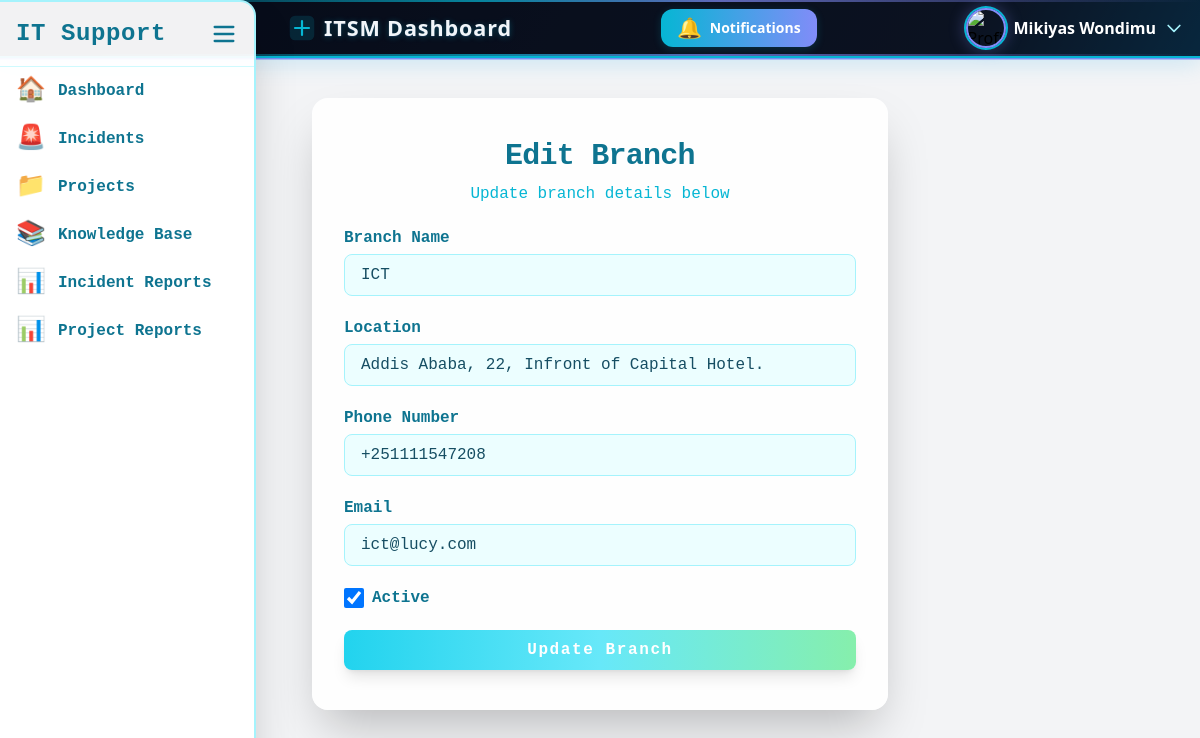
The page /admin/edit_branch.php?id=56 (signed in) on the database as committed earlier.
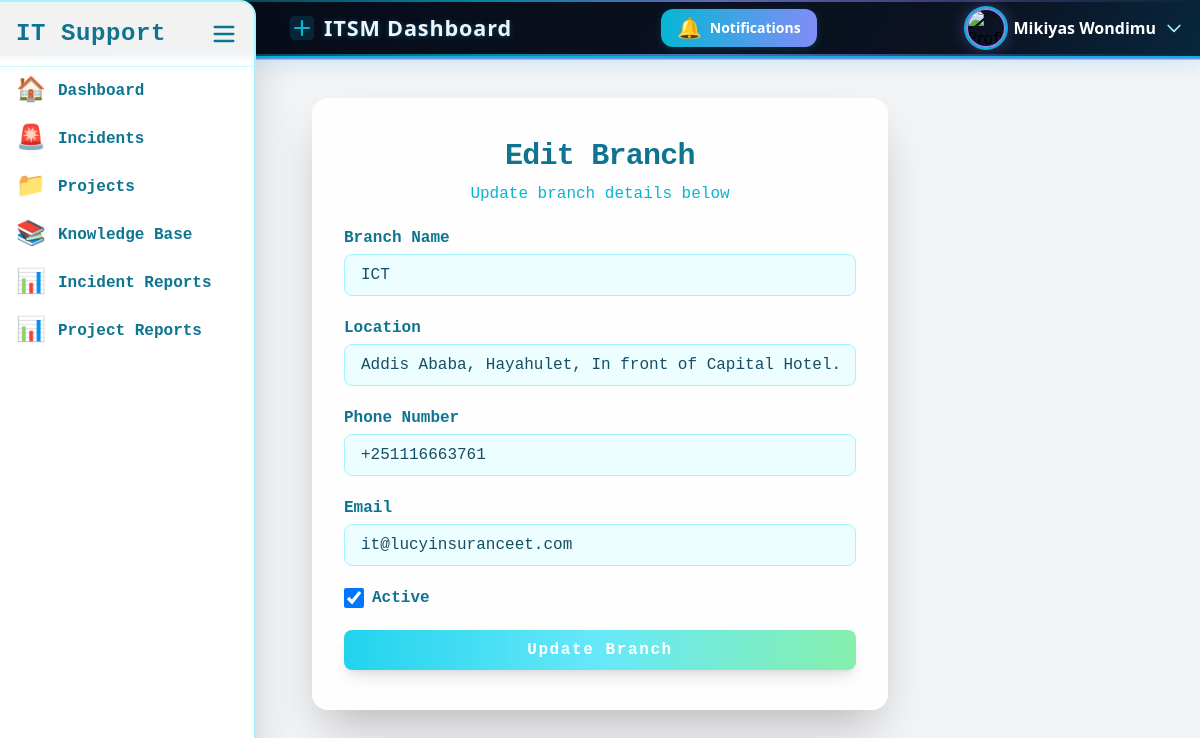
The same page on the database as committed later.
### tables this page shows
CREATE TABLE `branches` (
  `id` int(11) NOT NULL,
  `name` varchar(100) NOT NULL,
  `phone` varchar(100) DEFAULT NULL,
  `email` varchar(100) DEFAULT NULL,
  `location` varchar(255) DEFAULT NULL,
  `created_at` timestamp NOT NULL DEFAULT current_timestamp(),
  `is_active` tinyint(1) NOT NULL DEFAULT 1
);

### admin/edit_branch.php (the view, shortened to what this page needs)
<?php
require_once '../config/db.php';
$id = $_GET['id'] ?? null;
$stmt = $pdo->prepare("SELECT * FROM branches WHERE id = ?");
$stmt->execute([$id]);
$branch = $stmt->fetch();
?>
<!DOCTYPE html>
<html>
<head><title>Edit Branch</title><script src="https://cdn.tailwindcss.com"></script></head>
<body class="bg-gray-100">
<?php include '../includes/sidebar.php'; ?>
    <?php include '../header.php'; ?>
  <div class="max-w-xl mx-auto bg-white bg-opacity-95 rounded-2xl shadow-2xl px-8 py-10 mt-10 fade-in tech-border glow">
    <h2 class="text-3xl font-extrabold text-center text-cyan-700 mb-2 tracking-tight font-mono">Edit Branch</h2>
    <p class="text-center text-cyan-500 mb-4 font-mono">Update branch details below</p>
    <form action="handlers/update_branch.php" method="POST" class="space-y-5">
      <div>
        <label class="block text-cyan-700 font-semibold mb-1 font-mono" for="name">Branch Name</label>
        <input type="text" name="name" id="name" value="<?= htmlspecialchars($branch['name']) ?>" required
          class="w-full px-4 py-2 rounded-lg border border-cyan-200 bg-cyan-50 text-cyan-900 focus:ring-2 focus:ring-cyan-300 focus:outline-none transition duration-200 font-mono" />
      </div>
      <div>
        <label class="block text-cyan-700 font-semibold mb-1 font-mono" for="location">Location</label>
        <input type="text" name="location" id="location" value="<?= htmlspecialchars($branch['location']) ?>" required
          class="w-full px-4 py-2 rounded-lg border border-cyan-200 bg-cyan-50 text-cyan-900 focus:ring-2 focus:ring-green-200 focus:outline-none transition duration-200 font-mono" />
      </div>
      <div>
        <label class="block text-cyan-700 font-semibold mb-1 font-mono" for="phone">Phone Number</label>
        <input type="text" name="phone" id="phone" value="<?= htmlspecialchars($branch['phone'] ?? '') ?>" required
          class="w-full px-4 py-2 rounded-lg border border-cyan-200 bg-cyan-50 text-cyan-900 focus:ring-2 focus:ring-cyan-300 focus:outline-none transition duration-200 font-mono" />
      </div>
      <div>
        <label class="block text-cyan-700 font-semibold mb-1 font-mono" for="email">Email</label>
        <input type="email" name="email" id="email" value="<?= htmlspecialchars($branch['email'] ?? '') ?>" required
          class="w-full px-4 py-2 rounded-lg border border-cyan-200 bg-cyan-50 text-cyan-900 focus:ring-2 focus:ring-green-200 focus:outline-none transition duration-200 font-mono" />
      </div>
      <div class="flex items-center">
        <input type="checkbox" name="is_active" id="is_active" value="1" class="h-5 w-5 text-cyan-600 border-cyan-300 rounded focus:ring-cyan-400" <?= $branch['is_active'] ? 'checked' : '' ?>>
        <label for="is_active" class="ml-2 text-cyan-700 font-semibold font-mono select-none">Active</label>
      </div>
      <button type="submit"
        class="w-full py-2 px-4 bg-gradient-to-r from-cyan-400 via-cyan-300 to-green-300 hover:from-green-300 hover:to-cyan-400 text-white font-bold rounded-lg shadow-lg transform hover:scale-105 transition duration-300 font-mono tracking-widest">
        Update Branch
      </button>
    </form>
  </div>
</body>
</html>

Rows that differ between the two databases and show on the page:
changed branches "ICT": location "Addis Ababa, 22, Infront of Capital Hotel." → "Addis Ababa, Hayahulet, In front of Capital Hotel."; phone "+251111547208" → "+251116663761"; email "ict@lucy.com" → "it@lucyinsuranceet.com"
